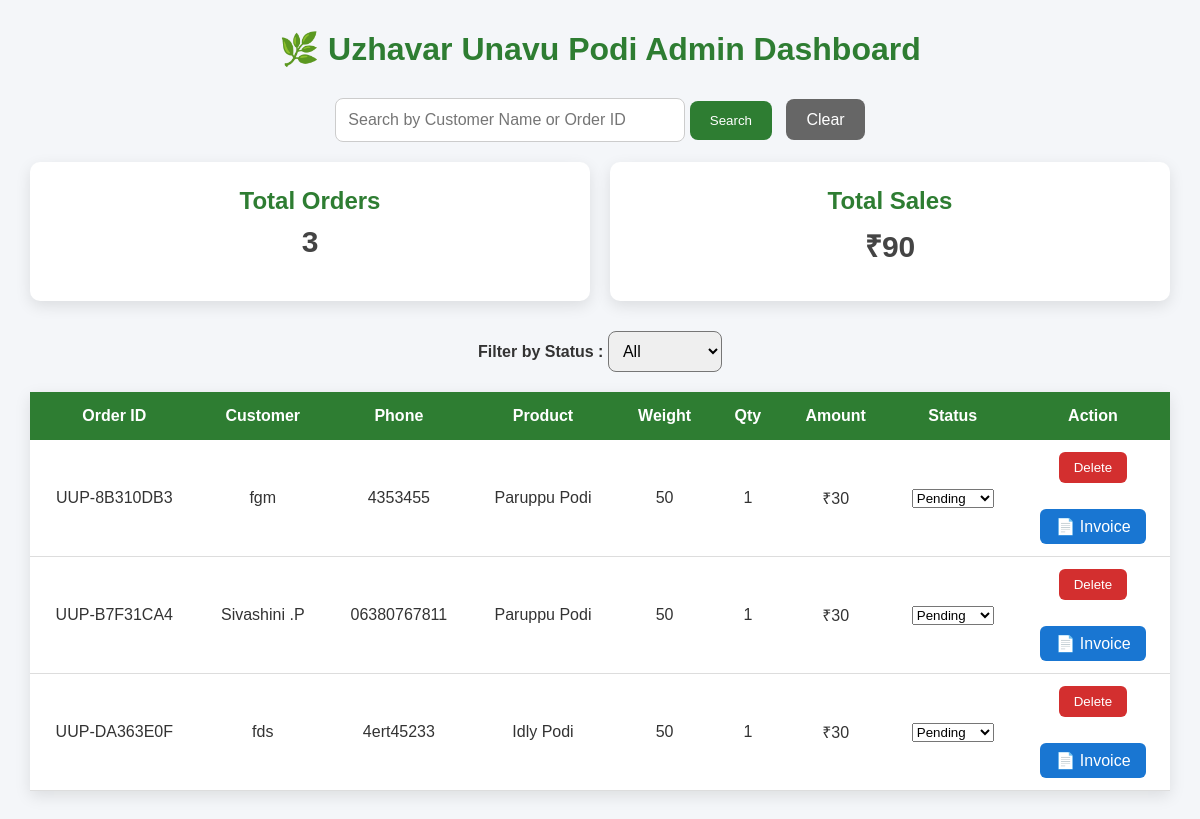
The page /admin on the database its author committed.
### tables this page shows
CREATE TABLE orders(

    id INTEGER PRIMARY KEY AUTOINCREMENT,

    order_id TEXT,

    customer_name TEXT,

    phone TEXT,

    address TEXT,

    product TEXT,

    weight TEXT,

    quantity INTEGER,

    amount INTEGER,

    status TEXT

);

### app.py (the view)
@app.route("/admin")
def admin():
    search = request.args.get("search", "")
    status = request.args.get("status", "All")
    conn = sqlite3.connect("database.db")
    cursor = conn.cursor()
    query = "SELECT * FROM orders WHERE 1=1"
    params = []
    if search:
        query += " AND (customer_name LIKE ? OR order_id LIKE ?)"
        params.extend([f"%{search}%", f"%{search}%"])
    if status != "All":
        query += " AND status=?"
        params.append(status)
    query += " ORDER BY id DESC"
    cursor.execute(query, params)
    orders = cursor.fetchall()
    cursor.execute("SELECT COUNT(*) FROM orders")
    total_orders = cursor.fetchone()[0]
    cursor.execute("SELECT SUM(amount) FROM orders")
    total_sales = cursor.fetchone()[0] or 0
    conn.close()
    return render_template(
        "admin.html",
        orders=orders,
        total_orders=total_orders,
        total_sales=total_sales,
        search=search,
        status=status
    )

### templates/admin.html (shortened to what this page needs)
<!DOCTYPE html>
<html lang="en">
<head>
    <link rel="stylesheet"
          href="{{ url_for('static', filename='css/style.css') }}">
</head>
<body>
<h1>🌿 Uzhavar Unavu Podi Admin Dashboard</h1>
<div style="margin:20px 0; text-align:center;">
<form action="/admin" method="GET">
<input
type="text"
name="search"
placeholder="Search by Customer Name or Order ID"
value="{{ search }}"
style="
width:350px;
padding:12px;
border:1px solid #ccc;
border-radius:8px;
font-size:16px;
">
<button
type="submit"
style="
padding:12px 20px;
background:#2E7D32;
color:white;
border:none;
border-radius:8px;
cursor:pointer;
">
Search
</button>
<a href="/admin"
style="
padding:12px 20px;
background:#666;
color:white;
text-decoration:none;
border-radius:8px;
margin-left:10px;
">
Clear
</a>
</form>
</div>
<div class="dashboard">
    <div class="card">
        <h2>Total Orders</h2>
        <h3>{{ total_orders }}</h3>
    </div>
    <div class="card">
        <h2>Total Sales</h2>
        <h3>₹{{ total_sales }}</h3>
    </div>
</div>
<div style="margin:20px 0;text-align:center;">
<form method="GET" action="/admin">
<label><b>Filter by Status :</b></label>
<select
name="status"
onchange="this.form.submit()"
style="
padding:10px;
border-radius:8px;
font-size:16px;
">
<option value="All"
{% if status=="All" %}selected{% endif %}>
All
</option>
</select>
</form>
</div>
<table>
<tr>
<th>Order ID</th>
<th>Customer</th>
<th>Phone</th>
<th>Product</th>
<th>Weight</th>
<th>Qty</th>
<th>Amount</th>
<th>Status</th>
<th>Action</th>
</tr>
{% for order in orders %}
<tr>
    <td>{{ order[1] }}</td>
    <td>{{ order[2] }}</td>
    <td>{{ order[3] }}</td>
    <td>{{ order[5] }}</td>
    <td>{{ order[6] }}</td>
    <td>{{ order[7] }}</td>
    <td>₹{{ order[8] }}</td>
    <td>
        <form action="/update-status/{{ order[0] }}" method="POST">
            <select name="status" onchange="this.form.submit()">
                <option value="Pending" {% if order[9]=='Pending' %}selected{% endif %}>Pending</option>
            </select>
        </form>
    </td>
<td>
<form action="/delete-order/{{ order[0] }}" method="POST"
      onsubmit="return confirm('Are you sure you want to delete this order?');">
    <button type="submit"
            style="background:#d32f2f;color:white;border:none;padding:8px 15px;border-radius:6px;cursor:pointer;">
        Delete
    </button>
</form>
<br>
<a href="/invoice/{{ order[0] }}"
   style="
   background:#1976D2;
   color:white;
   padding:8px 15px;
   border-radius:6px;
   text-decoration:none;
   display:inline-block;
   margin-top:8px;
   ">
    📄 Invoice
</a>
</td>
</tr>
{% endfor %}
</table>
</body>
</html>

### static/css/style.css (style rules this page uses)
* { margin:0; padding:0; box-sizing:border-box; font-family:'Poppins',sans-serif; }
html { scroll-behavior:smooth; }
body { background:#FFFDF8; color:#333; }
.card { background:white; padding:35px; border-radius:15px; text-align:center; box-shadow:0 10px 25px rgba(0,0,0,.08); transition:.3s; }
.card h3 { color:#235320; margin-bottom:10px; }

### templates/admin.html (style rules this page uses)
body { font-family:Arial,sans-serif; background:#f4f6f9; margin:0; padding:30px; }
h1 { text-align:center; color:#2E7D32; margin-bottom:30px; }
.dashboard { display:flex; gap:20px; margin-bottom:30px; flex-wrap:wrap; }
.card { flex:1; min-width:220px; background:white; padding:25px; border-radius:10px; text-align:center; box-shadow:0 5px 15px rgba(0,0,0,.1); }
.card h2 { color:#2E7D32; margin-bottom:10px; }
.card h3 { font-size:30px; color:#444; }
table { width:100%; border-collapse:collapse; background:white; box-shadow:0 5px 15px rgba(0,0,0,.1); }
th { background:#2E7D32; color:white; padding:15px; }
td { padding:12px; text-align:center; border-bottom:1px solid #ddd; }

### rows shown on the page
orders: order "UUP-8B310DB3", customer_name "fgm", phone "4353455", product "Paruppu Podi", weight "50", quantity "1", amount "30", status "Pending"
orders: order "UUP-B7F31CA4", customer_name "Sivashini .P", phone "06380767811", product "Paruppu Podi", weight "50", quantity "1", amount "30", status "Pending"
orders: order "UUP-DA363E0F", customer_name "fds", phone "4ert45233", product "Idly Podi", weight "50", quantity "1", amount "30", status "Pending"

### other values the page prints
{{ total_orders }} "3"
{{ total_sales }} "90"
